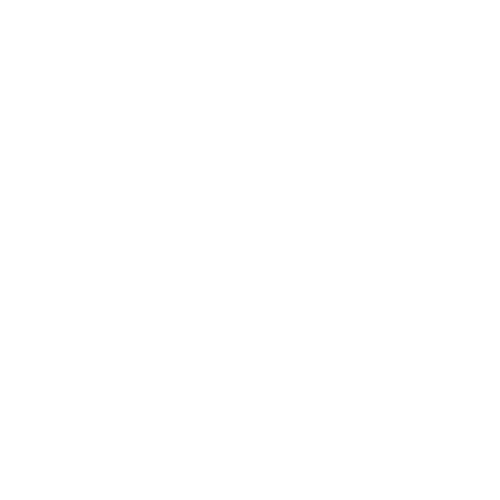
Frame 1 (no input)
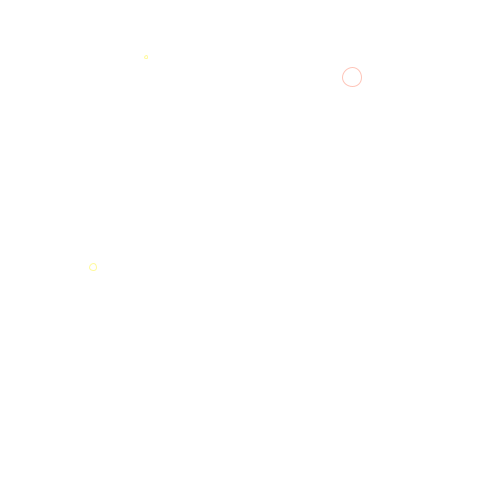
Frame 60 (the mouse pressed at the canvas centre just before this capture)
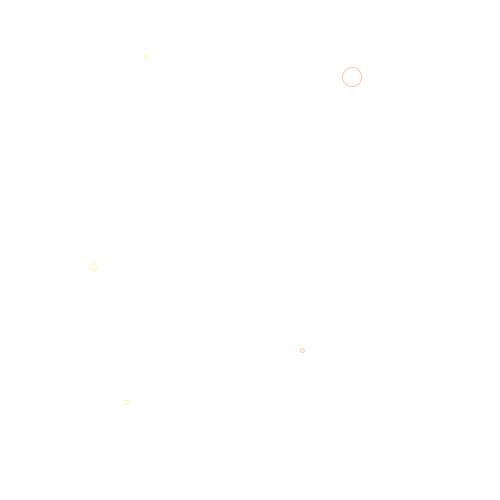
Frame 120 (the mouse held since frame 60 and released just before this capture)

The Processing sketch that drew these frames (run headless with seeded random() and noise(); from frame 60 on, the mouse is pressed at the canvas centre):

// Processing sketch: probabilidadMontecarloCustom_01
// ── probabilidadMontecarloCustom_01.pde
int x;
int y;
int c = 0;
void setup() {
  size(500, 500);
  background(255);
  colorMode(HSB, 360, 100, 100);
  noFill();
}

void draw() {
  
  step();
  cColor();
  if (c == 1000) {
    noLoop();
  }
}

void step() {
  int r1 = int(random(5));
  int p = r1*r1;
  int r2 = int(random(0, 25));

  if (p == r2) {
    x = int(random(50, width-50));
    y = int(random(50, height-50));
         if (x < width/2) {
    stroke(57, 100, 100,100);
  } else {
    stroke(10,70,99,100);
  }
    ellipse(x, y, r2+3, r2+3);

    c = c+1;
    println(c);
  }
}

void cColor() {
 
}
